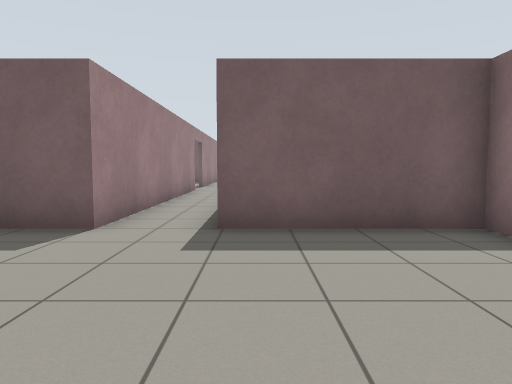
view 1 (above)

16 first-person views from a walk through a Gazebo world. The camera is 0.94 m above the floor, tilts 4° down and sees 70° across. The floor is counted in squares, 1 m on a side. Each view is taken from the middle of a square. On the plan, view 1 faces up. The plan holds only what a view shows up to about 13 squares ahead; the rest is blank.

view 2
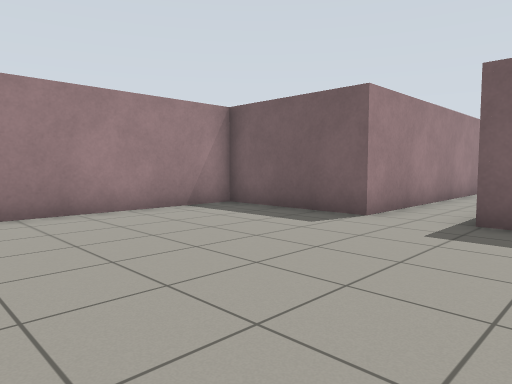

view 3
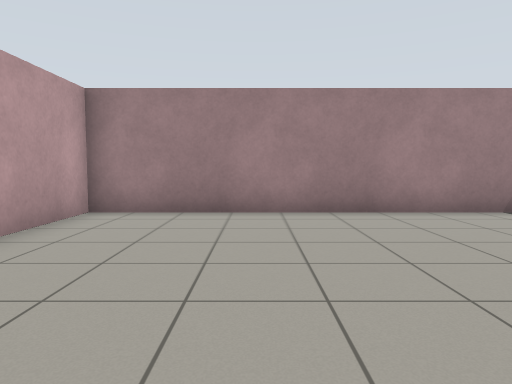

view 4
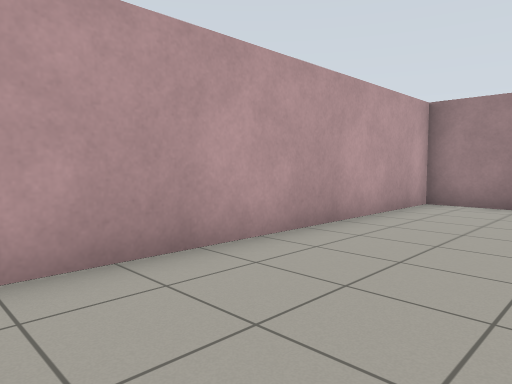

view 5
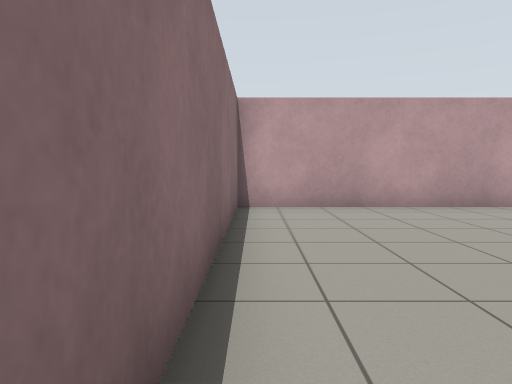

view 6
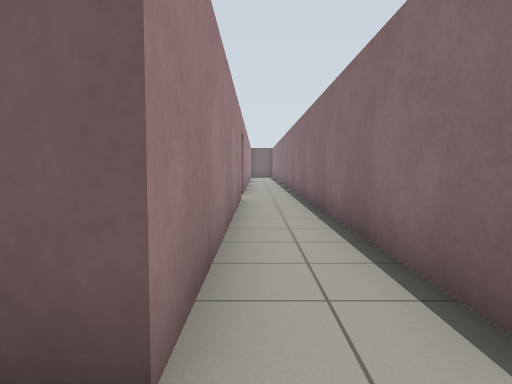

view 7
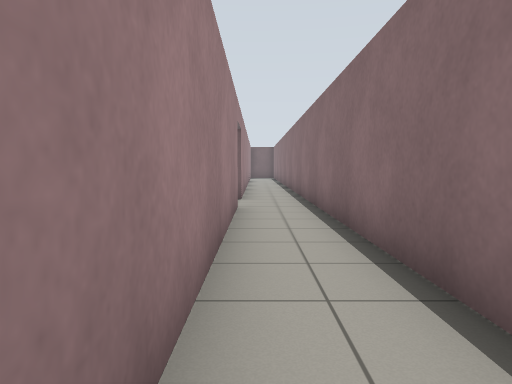

view 8
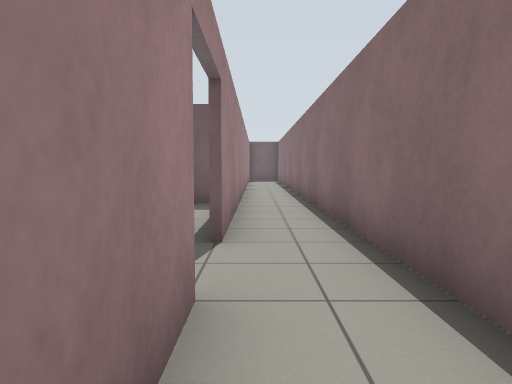

view 9
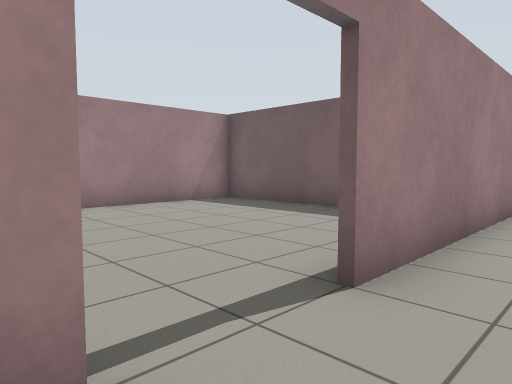

view 10
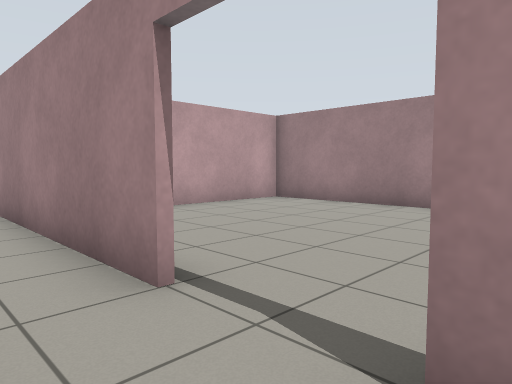

view 11
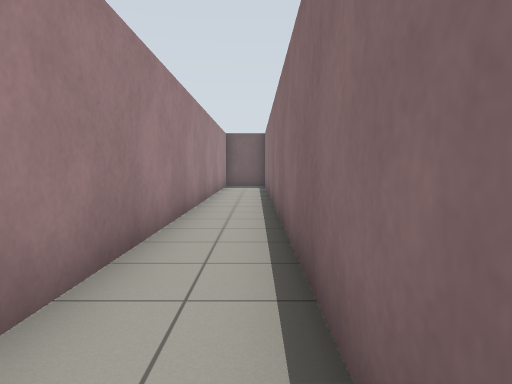

view 12
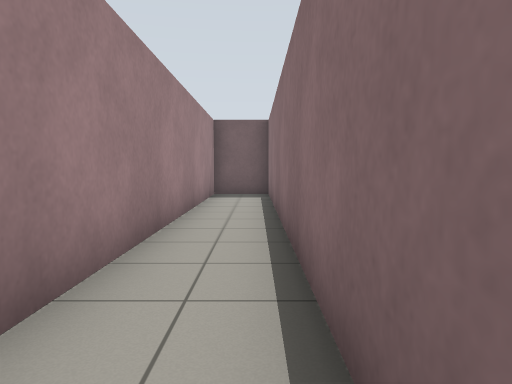

view 13
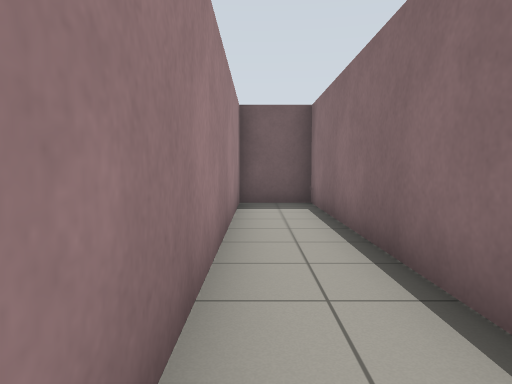

view 14
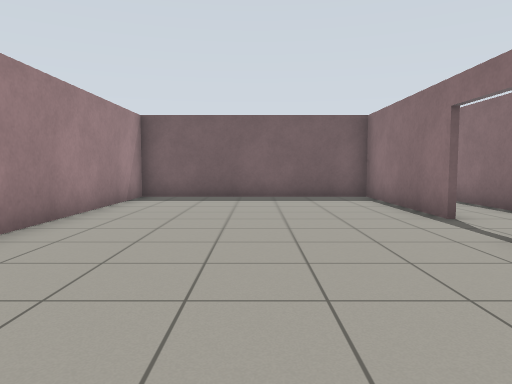

view 15
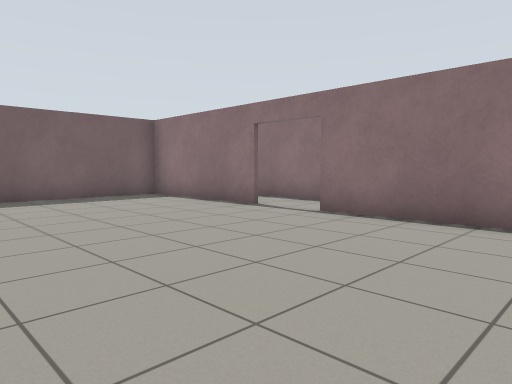

view 16
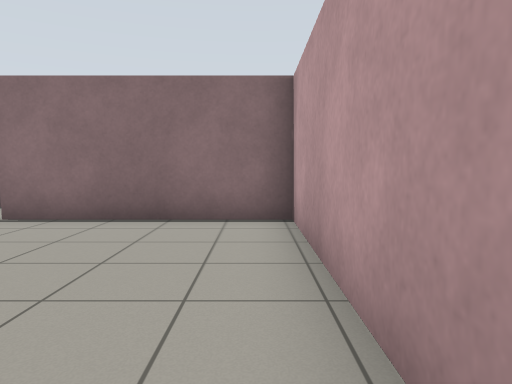

### Floor plan
Ten units are one square. View 1 is at (0, 0); x grows to the right and y downward. Boxes are objects, and circles mark ways between rooms. Rooms are numbered by the first view taken in them; rooms with no view inside come last. Other rooms are left out.
<svg viewBox="-100 -359 139 408">
<path fill="none" stroke="#000" d="M-6 -59 -6 -164M-24 -146 -24 -54 -64 -54 -64 44 34 44 34 -54 -6 -54M-6 -164 -6 -354 -24 -354 -24 -165M-26 -165 -26 -213 -95 -213 -95 -94 -26 -94 -26 -145"/>
<circle cx="-10" cy="-160" r="3" fill="#2a7"/>
<circle cx="-25" cy="-155" r="3" fill="#2a7"/>
<text x="-10" y="-20">1</text>
<text x="-20" y="-260">2</text>
<text x="-70" y="-160">3</text>
</svg>
Room 1 opens to room 2. Room 1 opens to room 3.

Where each view was taken, in squares from view 1:
view 1: 0 up, 0 right, facing up
view 2: 1 down, 1 right, facing up-left
view 3: 1 down, 1 right, facing left
view 4: 1 down, 3 right, facing down-left
view 5: 4 up, 3 right, facing down
view 6: 4 up, 2 left, facing up
view 7: 6 up, 2 left, facing up
view 8: 12 up, 2 left, facing up
view 9: 14 up, 1 left, facing up-left
view 10: 17 up, 1 left, facing down-left
view 11: 18 up, 1 left, facing up
view 12: 23 up, 1 left, facing up
view 13: 26 up, 2 left, facing up
view 14: 10 up, 6 left, facing up
view 15: 10 up, 9 left, facing up-right
view 16: 10 up, 9 left, facing right
